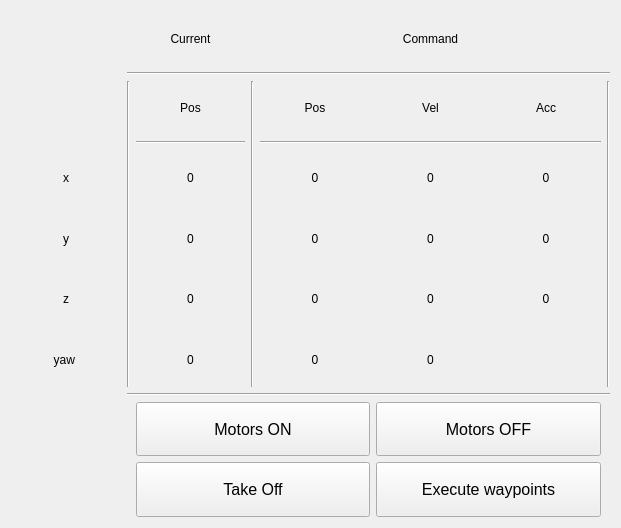
<?xml version="1.0" encoding="UTF-8"?>
<ui version="4.0">
 <class>QuadrotorSafetyWidget</class>
 <widget class="QWidget" name="QuadrotorSafetyWidget">
  <property name="geometry">
   <rect>
    <x>0</x>
    <y>0</y>
    <width>621</width>
    <height>528</height>
   </rect>
  </property>
  <property name="windowTitle">
   <string>Quadrotor Steering</string>
  </property>
  <layout class="QGridLayout" name="gridLayout">
   <item row="1" column="0">
    <layout class="QGridLayout" name="gridLayout_2">
     <item row="14" column="6">
      <widget class="QLabel" name="command_acc_y_data">
       <property name="text">
        <string>0</string>
       </property>
       <property name="alignment">
        <set>Qt::AlignCenter</set>
       </property>
      </widget>
     </item>
     <item row="15" column="5">
      <widget class="QLabel" name="command_vel_z_data">
       <property name="text">
        <string>0</string>
       </property>
       <property name="alignment">
        <set>Qt::AlignCenter</set>
       </property>
      </widget>
     </item>
     <item row="11" column="1" rowspan="6">
      <widget class="Line" name="line_2">
       <property name="orientation">
        <enum>Qt::Vertical</enum>
       </property>
      </widget>
     </item>
     <item row="12" column="2">
      <widget class="Line" name="line_5">
       <property name="orientation">
        <enum>Qt::Horizontal</enum>
       </property>
      </widget>
     </item>
     <item row="7" column="1" colspan="7">
      <widget class="Line" name="line">
       <property name="orientation">
        <enum>Qt::Horizontal</enum>
       </property>
      </widget>
     </item>
     <item row="15" column="0">
      <widget class="QLabel" name="command_z_label">
       <property name="text">
        <string>z</string>
       </property>
       <property name="alignment">
        <set>Qt::AlignCenter</set>
       </property>
      </widget>
     </item>
     <item row="11" column="3" rowspan="6">
      <widget class="Line" name="line_3">
       <property name="orientation">
        <enum>Qt::Vertical</enum>
       </property>
      </widget>
     </item>
     <item row="16" column="5">
      <widget class="QLabel" name="command_yaw_dot_data">
       <property name="text">
        <string>0</string>
       </property>
       <property name="alignment">
        <set>Qt::AlignCenter</set>
       </property>
      </widget>
     </item>
     <item row="13" column="5">
      <widget class="QLabel" name="command_vel_x_data">
       <property name="text">
        <string>0</string>
       </property>
       <property name="alignment">
        <set>Qt::AlignCenter</set>
       </property>
      </widget>
     </item>
     <item row="14" column="2">
      <widget class="QLabel" name="odom_y_data">
       <property name="text">
        <string>0</string>
       </property>
       <property name="alignment">
        <set>Qt::AlignCenter</set>
       </property>
      </widget>
     </item>
     <item row="11" column="5">
      <widget class="QLabel" name="command_vel_label">
       <property name="text">
        <string>Vel</string>
       </property>
       <property name="alignment">
        <set>Qt::AlignCenter</set>
       </property>
      </widget>
     </item>
     <item row="14" column="0">
      <widget class="QLabel" name="command_y_label">
       <property name="text">
        <string>y</string>
       </property>
       <property name="alignment">
        <set>Qt::AlignCenter</set>
       </property>
      </widget>
     </item>
     <item row="11" column="7" rowspan="6">
      <widget class="Line" name="line_7">
       <property name="orientation">
        <enum>Qt::Vertical</enum>
       </property>
      </widget>
     </item>
     <item row="11" column="6">
      <widget class="QLabel" name="command_acc_label">
       <property name="text">
        <string>Acc</string>
       </property>
       <property name="alignment">
        <set>Qt::AlignCenter</set>
       </property>
      </widget>
     </item>
     <item row="12" column="4" colspan="3">
      <widget class="Line" name="line_6">
       <property name="orientation">
        <enum>Qt::Horizontal</enum>
       </property>
      </widget>
     </item>
     <item row="13" column="2">
      <widget class="QLabel" name="odom_x_data">
       <property name="text">
        <string>0</string>
       </property>
       <property name="alignment">
        <set>Qt::AlignCenter</set>
       </property>
      </widget>
     </item>
     <item row="11" column="4">
      <widget class="QLabel" name="command_pos_label">
       <property name="text">
        <string>Pos</string>
       </property>
       <property name="alignment">
        <set>Qt::AlignCenter</set>
       </property>
      </widget>
     </item>
     <item row="14" column="4">
      <widget class="QLabel" name="command_pos_y_data">
       <property name="text">
        <string>0</string>
       </property>
       <property name="alignment">
        <set>Qt::AlignCenter</set>
       </property>
      </widget>
     </item>
     <item row="13" column="0">
      <widget class="QLabel" name="command_x_label">
       <property name="text">
        <string>x</string>
       </property>
       <property name="alignment">
        <set>Qt::AlignCenter</set>
       </property>
      </widget>
     </item>
     <item row="6" column="4" colspan="3">
      <widget class="QLabel" name="command_label">
       <property name="text">
        <string>Command</string>
       </property>
       <property name="alignment">
        <set>Qt::AlignCenter</set>
       </property>
      </widget>
     </item>
     <item row="15" column="4">
      <widget class="QLabel" name="command_pos_z_data">
       <property name="text">
        <string>0</string>
       </property>
       <property name="alignment">
        <set>Qt::AlignCenter</set>
       </property>
      </widget>
     </item>
     <item row="13" column="4">
      <widget class="QLabel" name="command_pos_x_data">
       <property name="text">
        <string>0</string>
       </property>
       <property name="alignment">
        <set>Qt::AlignCenter</set>
       </property>
      </widget>
     </item>
     <item row="14" column="5">
      <widget class="QLabel" name="command_vel_y_data">
       <property name="text">
        <string>0</string>
       </property>
       <property name="alignment">
        <set>Qt::AlignCenter</set>
       </property>
      </widget>
     </item>
     <item row="16" column="2">
      <widget class="QLabel" name="odom_yaw_data">
       <property name="text">
        <string>0</string>
       </property>
       <property name="alignment">
        <set>Qt::AlignCenter</set>
       </property>
      </widget>
     </item>
     <item row="15" column="6">
      <widget class="QLabel" name="command_acc_z_data">
       <property name="text">
        <string>0</string>
       </property>
       <property name="alignment">
        <set>Qt::AlignCenter</set>
       </property>
      </widget>
     </item>
     <item row="6" column="0">
      <spacer name="horizontalSpacer_2">
       <property name="orientation">
        <enum>Qt::Horizontal</enum>
       </property>
       <property name="sizeType">
        <enum>QSizePolicy::Maximum</enum>
       </property>
       <property name="sizeHint" stdset="0">
        <size>
         <width>50</width>
         <height>20</height>
        </size>
       </property>
      </spacer>
     </item>
     <item row="17" column="1" colspan="7">
      <widget class="Line" name="line_4">
       <property name="orientation">
        <enum>Qt::Horizontal</enum>
       </property>
      </widget>
     </item>
     <item row="13" column="6">
      <widget class="QLabel" name="command_acc_x_data">
       <property name="text">
        <string>0</string>
       </property>
       <property name="alignment">
        <set>Qt::AlignCenter</set>
       </property>
      </widget>
     </item>
     <item row="11" column="2">
      <widget class="QLabel" name="current_pos_label">
       <property name="text">
        <string>Pos</string>
       </property>
       <property name="alignment">
        <set>Qt::AlignCenter</set>
       </property>
      </widget>
     </item>
     <item row="16" column="0">
      <widget class="QLabel" name="command_yaw_label">
       <property name="text">
        <string>yaw </string>
       </property>
       <property name="alignment">
        <set>Qt::AlignCenter</set>
       </property>
      </widget>
     </item>
     <item row="24" column="5" colspan="2">
      <widget class="QPushButton" name="motors_off_push_button">
       <property name="sizePolicy">
        <sizepolicy hsizetype="Minimum" vsizetype="Minimum">
         <horstretch>0</horstretch>
         <verstretch>0</verstretch>
        </sizepolicy>
       </property>
       <property name="minimumSize">
        <size>
         <width>0</width>
         <height>20</height>
        </size>
       </property>
       <property name="font">
        <font>
         <pointsize>12</pointsize>
        </font>
       </property>
       <property name="text">
        <string>Motors OFF</string>
       </property>
      </widget>
     </item>
     <item row="15" column="2">
      <widget class="QLabel" name="odom_z_data">
       <property name="text">
        <string>0</string>
       </property>
       <property name="alignment">
        <set>Qt::AlignCenter</set>
       </property>
      </widget>
     </item>
     <item row="16" column="4">
      <widget class="QLabel" name="command_yaw_data">
       <property name="text">
        <string>0</string>
       </property>
       <property name="alignment">
        <set>Qt::AlignCenter</set>
       </property>
      </widget>
     </item>
     <item row="6" column="2">
      <widget class="QLabel" name="current_label">
       <property name="text">
        <string>Current</string>
       </property>
       <property name="alignment">
        <set>Qt::AlignCenter</set>
       </property>
      </widget>
     </item>
     <item row="24" column="2" colspan="3">
      <widget class="QPushButton" name="motors_on_push_button">
       <property name="enabled">
        <bool>true</bool>
       </property>
       <property name="sizePolicy">
        <sizepolicy hsizetype="Minimum" vsizetype="Minimum">
         <horstretch>0</horstretch>
         <verstretch>0</verstretch>
        </sizepolicy>
       </property>
       <property name="minimumSize">
        <size>
         <width>0</width>
         <height>20</height>
        </size>
       </property>
       <property name="font">
        <font>
         <pointsize>12</pointsize>
        </font>
       </property>
       <property name="text">
        <string>Motors ON</string>
       </property>
       <property name="iconSize">
        <size>
         <width>16</width>
         <height>16</height>
        </size>
       </property>
       <property name="autoDefault">
        <bool>false</bool>
       </property>
       <property name="default">
        <bool>false</bool>
       </property>
      </widget>
     </item>
     <item row="27" column="2" colspan="3">
      <widget class="QPushButton" name="takeoff_push_button">
       <property name="sizePolicy">
        <sizepolicy hsizetype="Minimum" vsizetype="Minimum">
         <horstretch>0</horstretch>
         <verstretch>0</verstretch>
        </sizepolicy>
       </property>
       <property name="minimumSize">
        <size>
         <width>0</width>
         <height>20</height>
        </size>
       </property>
       <property name="font">
        <font>
         <pointsize>12</pointsize>
        </font>
       </property>
       <property name="text">
        <string>Take Off</string>
       </property>
      </widget>
     </item>
     <item row="27" column="5" colspan="2">
      <widget class="QPushButton" name="execute_waypoints_push_button">
       <property name="sizePolicy">
        <sizepolicy hsizetype="Minimum" vsizetype="Minimum">
         <horstretch>0</horstretch>
         <verstretch>0</verstretch>
        </sizepolicy>
       </property>
       <property name="font">
        <font>
         <pointsize>12</pointsize>
        </font>
       </property>
       <property name="text">
        <string>Execute waypoints</string>
       </property>
      </widget>
     </item>
    </layout>
   </item>
  </layout>
 </widget>
 <resources/>
 <connections/>
</ui>
